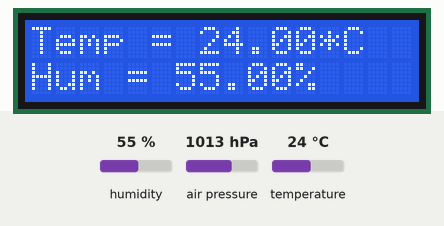
The sketch below on a simulated Arduino Uno, built with avr-gcc and run on an emulated ATmega328P. Shown: 16×2 character LCD. The inputs (shaded band) are chosen by the test bench; at power-on: humidity 55 %, air pressure 1013 hPa, temperature 24 °C. What the sketch prints to the serial monitor is not drawn.

Above: at 1.2 s.
1.3 s: humidity set to 22 %
At 7.3 s:
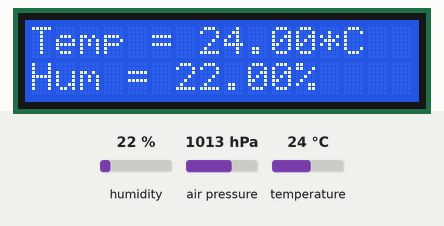
7.7 s: air pressure set to 952 hPa
At 9.0 s:
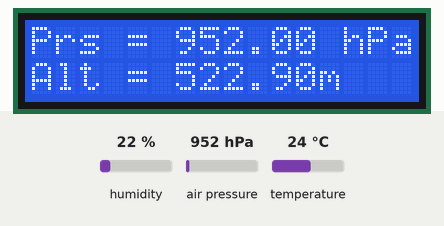
12.8 s: temperature set to 12 °C
At 16.8 s:
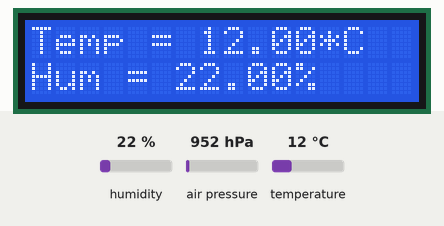
19.5 s: humidity set to 40 %
At 22.1 s:
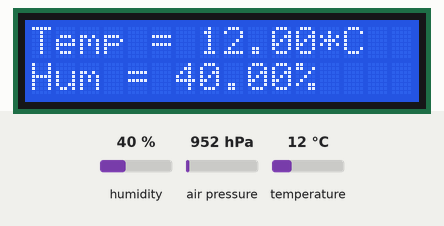
25.1 s: air pressure set to 975 hPa
At 29.2 s:
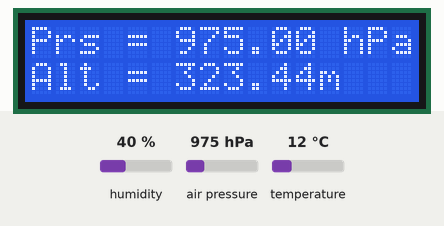
Timing chart, 0 to 30.7 s (numbered marks = the images above; inputs shaded):
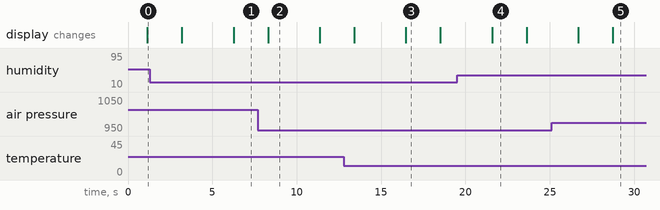

The sketch:

weather_station.ino
```cpp
#include <Wire.h>
#include <Adafruit_Sensor.h>
#include <Adafruit_BME280.h>
#include <LiquidCrystal_I2C.h>

/** The approximate pressure at sea level */
#define SEALEVELPRESSURE_HPA (1013.25)

Adafruit_BME280 bme;
LiquidCrystal_I2C lcd(0x27, 16, 2);

/**
 *  Flag that signifies if we are currently debugging. Note that this enables
 *  certain parts of code that were previously not used.
 */
bool debug = false;

void setup() {
  Serial.begin(9600);

  // Sensor code here:

  bool status;

  // Check if sensor is connected, if not, stop execution.
  status = bme.begin(0x76);
  if (!status) {
    Serial.println("Could not find a valid BME280 sensor, check wiring!");
    while(1);
  }

  // Display code here:

  // When debugging display, find it's I2C address which is displayed in the serial monitor.
  if (debug) {
    findAddr();
  }

  // Initialize the display.
  lcd.init();
  lcd.clear();
  lcd.backlight();

  // Display initial message.
  lcd.setCursor(2,0);
  lcd.print("Initializing");
  lcd.setCursor(2,1);
  lcd.print("station");
}

void loop() {
  // Sensor code here:
  printValues();
  delay(1000);

  // Display code here:
  lcd.clear();
  displayTemp();
  displayHum();
  delay(2000);

  lcd.clear();
  displayPress();
  displayAlt();
  delay(2000);
}


/**
 * LCD display functions.
 */

void displayTemp() {
  // Assemble the message of form: "Temp = val.val*C"
  lcd.setCursor(0,0);
  lcd.print("Temp = ");
  lcd.setCursor(7, 0);
  lcd.print(bme.readTemperature());
  lcd.setCursor(12, 0);
  lcd.print("*C");
}

void displayHum() {
  // Assemble the message of form: "Hum = val.val%"
  lcd.setCursor(0,1);
  lcd.print("Hum = ");
  lcd.setCursor(6, 1);
  lcd.print(bme.readHumidity());
  lcd.setCursor(11, 1);
  lcd.print("%");
}

void displayPress() {
  // Assemble the message of form: "Prs = val.valhPa"
  lcd.setCursor(0,0);
  lcd.print("Prs = ");
  lcd.setCursor(6, 0);
  lcd.print(bme.readPressure() / 100.0F);
  lcd.setCursor(13, 0);
  lcd.print("hPa");
}

void displayAlt() {
  // Assemble the message of form: "Alt = val.valm"
  lcd.setCursor(0,1);
  lcd.print("Alt = ");
  lcd.setCursor(6, 1);
  lcd.print(bme.readAltitude(SEALEVELPRESSURE_HPA));
  lcd.setCursor(12, 1);
  lcd.print("m");
}


/**
 * Sensor display functions.
 */

void printValues() {
  Serial.print("Temperature = ");
  Serial.print(bme.readTemperature());
  Serial.println(" *C");

  Serial.print("Pressure = ");
  Serial.print(bme.readPressure() / 100.0F);
  Serial.println(" hPa");

  Serial.print("Approx. Altitude = ");
  Serial.print(bme.readAltitude(SEALEVELPRESSURE_HPA));
  Serial.println(" m");

  Serial.print("Humidity = ");
  Serial.print(bme.readHumidity());
  Serial.println(" %");

  Serial.println();
}


/**
 * Debug functions.
 */

void findAddr() {
  // Wait until serial is initialized.
  while (!Serial)
    {
    }

  Serial.println ();
  Serial.println ("I2C scanner. Scanning ...");
  byte count = 0;

  Wire.begin();
  for (byte i = 8; i < 120; i++)
  {
    Wire.beginTransmission (i);
    if (Wire.endTransmission () == 0)
      {
      Serial.print ("Found address: ");
      Serial.print (i, DEC);
      Serial.print (" (0x");
      Serial.print (i, HEX);
      Serial.println (")");
      count++;
      delay (1);  // maybe unneeded?
      } // end of good response
  } // end of for loop
  Serial.println ("Done.");
  Serial.print ("Found ");
  Serial.print (count, DEC);
  Serial.println (" device(s).");
}
```

Measured:
- after the input at 1.3 s, the display: first differs from a run without the input after 5.0 s (image 1)
- after the input at 7.7 s, the display: changes after 0.60 s (image 2)
- after the input at 12.8 s, the display: first differs from a run without the input after 3.7 s (image 3)
- after the input at 19.5 s, the display: changes after 2.1 s (image 4)
- after the input at 25.1 s, the display: first differs from a run without the input after 3.6 s (image 5)
- what the display in image 2 shows lasts 3.1 s, from 8.3 s to 11.4 s
- what the display in image 3 shows lasts 2.0 s, from 16.5 s to 18.5 s
